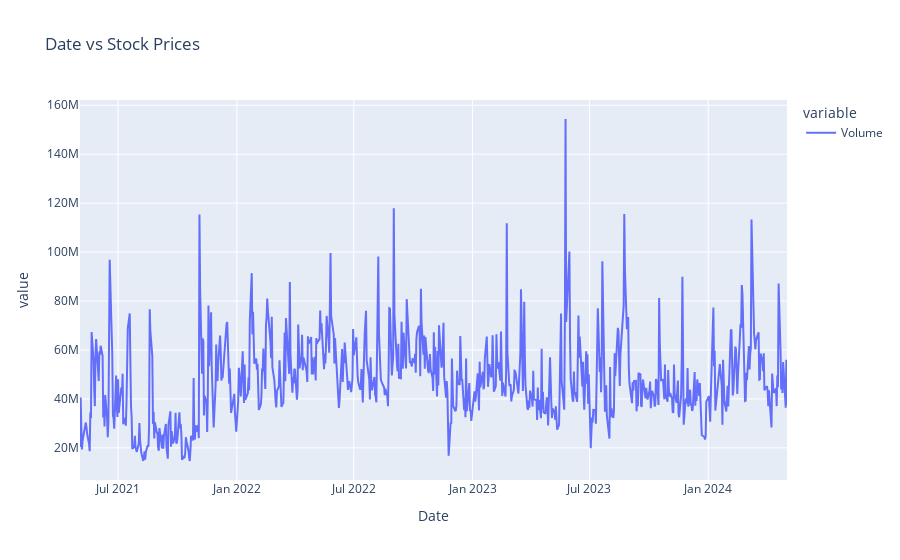

Source (notebook cell):
### Markdown cell above
There was a spike in November 2021 that lines up with the rise of AI and ChatGPT. With GPUs being a major asset to running and processing AI. 

Judging from the chart, January 2022 to September 2022 was Nvidia's 52 week low after the US imposed restrictions on the export of AI chips to China and Russia. The 239% rise in 2023 would be due to the fervor over generative AI reaching a peak height. Nvidia skyrocketed again in 2024 over further AI demand. There are high chances that Nvidia may reach the $1000 stock price soon if it continues to rise. Right now residing between $900 to $800 per stock.

### Code cell
fig = px.line(df_nvidia, y=['Volume'], title = 'Date vs Stock Prices')
fig.show()

### Figure 1 — Plotly figure (JSON) as saved in the notebook; plotly's stock layout.template omitted (floating-point values rounded to 4 significant figures; data arrays with more than 128 entries replaced by an {"elided": "..."} marker saying what was removed)
{"data": [{"hovertemplate": "variable=Volume<br>Date=%{x}<br>value=%{y}<extra></extra>", "legendgroup": "Volume", "line": {"color": "#636efa", "dash": "solid"}, "marker": {"symbol": "circle"}, "mode": "lines", "name": "Volume", "orientation": "v", "showlegend": true, "type": "scatter", "x": {"elided": "756 str values"}, "xaxis": "x", "y": {"elided": "756 int values"}, "yaxis": "y"}], "layout": {"legend": {"title": {"text": "variable"}, "tracegroupgap": 0}, "title": {"text": "Date vs Stock Prices"}, "xaxis": {"anchor": "y", "domain": [0, 1], "title": {"text": "Date"}}, "yaxis": {"anchor": "x", "domain": [0, 1], "title": {"text": "value"}}}}
